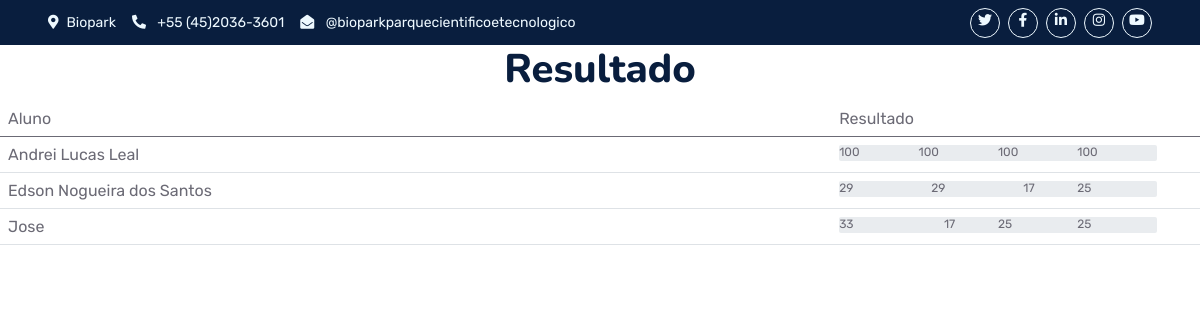
Before: /resultado/ (signed in) with the older database file.
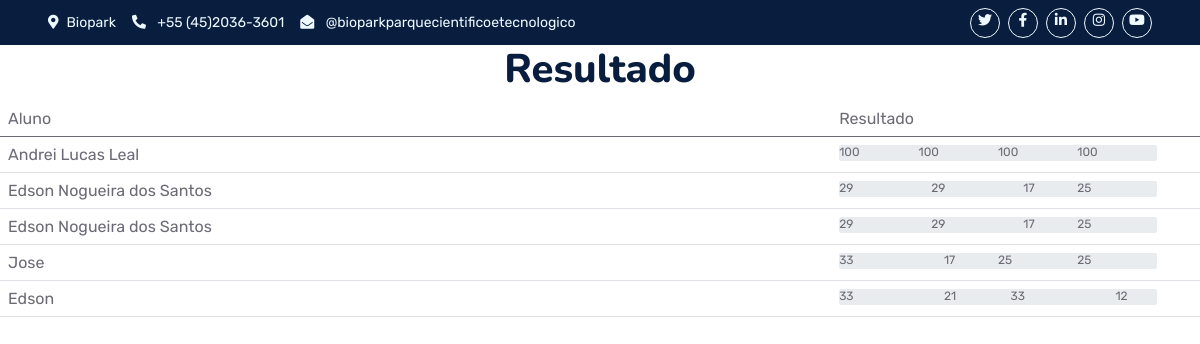
After: the same page with the newer database file.
### projeto5_website/models.py (models this page shows, shortened)
class Resultado(models.Model):
  aluno = models.ForeignKey(Aluno, on_delete=models.CASCADE)
  data_ini = models.DateTimeField()
  data_fim = models.DateTimeField()
  influencia = models.FloatField()
  dominancia = models.FloatField()
  cautela = models.FloatField()
  estabilidade = models.FloatField()
  resultado_final = models.CharField(max_length=50)

class Aluno(models.Model):
  nome = models.CharField(max_length=30)
  ra = models.IntegerField(unique=True, blank=False)
  email = models.EmailField(max_length=254, blank=False)

### projeto5_website/views.py (the view)
# urls.py: path('resultado/', views.resultado, name='resultado')
@login_required(login_url='/login/')
def resultado(request):
  if request.method == 'POST':
        busca = request.POST['buscaAluno']
        if not busca:
            alunos = Aluno.objects.all()
            return render(request, "projeto5_website/resultado.html",
                          {"resultados": Resultado.objects.filter(aluno__in=alunos),
                           "navbar_resultados": "active"})
        else:
            alunos = Aluno.objects.filter(nome__icontains=busca)
            return render(request, "projeto5_website/resultado.html",
                          {"resultados": Resultado.objects.filter(aluno__in=alunos),
                           "navbar_resultados": "active"})
  else:
      alunos = Aluno.objects.all()
  return render(request, "projeto5_website/resultado.html",
                {"resultados": Resultado.objects.filter(aluno__in=alunos),
                  "navbar_resultados" : "active"})

### projeto5/templates/projeto5_website/resultado.html (shortened to what this page needs)
{% extends "projeto5_website/base.html" %}
{% block content %}
<div id="div-teste">
  <h1 align="center">Resultado</h1>
</div>
  <table class="table" id="table" >
    <thead>
      <tr class="tabela">
        <td>Aluno</td>
        <td>Resultado</td>
      </tr>
    </thead>
    <tbody>
      {% for resultado in resultados %}
        <tr>
          <td >{{resultado.aluno.nome}}</td>
          <td>
            <div class="progress" style="max-width: 90%">
              <div title="Dominância"
                  style="width: {% widthratio resultado.dominancia 1 100 %}%">
                  {% widthratio resultado.dominancia 1 100 %}
              </div>
              <div title="Influencia"
                  style="width: {% widthratio resultado.influencia 1 100 %}%">
                  {% widthratio resultado.influencia 1 100 %}
              </div>
              <div title="Cautela"
                  style="width: {% widthratio resultado.cautela 1 100 %}%">
                  {% widthratio resultado.cautela 1 100 %}
              </div>
              <div title="Estabilidade"
                  style="width: {% widthratio resultado.estabilidade 1 100 %}%">
                  {% widthratio resultado.estabilidade 1 100 %}
              </div>
            </div>
          </td>
        </tr>
      {% endfor %}
      </tbody>
  </table>
{% endblock %}

### projeto5/templates/projeto5_website/base.html (shortened to what this page needs)
{% load static %}
<html>
  <head>
    <link href="https://cdnjs.cloudflare.com/ajax/libs/font-awesome/5.10.0/css/all.min.css" rel="stylesheet">
    <link href="https://cdn.jsdelivr.net/npm/bootstrap-icons@1.4.1/font/bootstrap-icons.css" rel="stylesheet">
    <link href={% static "lib/owlcarousel/assets/owl.carousel.min.css" %} rel="stylesheet">
    <link href={% static "lib/animate/animate.min.css" %} rel="stylesheet">
    <link href={% static "css/bootstrap.min.css" %} rel="stylesheet">
    <link href={% static "css/style.css" %} rel="stylesheet">
  </head>
<body>
    <div class="container-fluid bg-dark px-5 d-none d-lg-block">
        <div class="row gx-0">
            <div class="col-lg-8 text-center text-lg-start mb-2 mb-lg-0">
                <div class="d-inline-flex align-items-center" style="height: 45px;">
                    <small class="me-3 text-light"><i class="fa fa-map-marker-alt me-2"></i>Biopark</small>
                    <small class="me-3 text-light"><i class="fa fa-phone-alt me-2"></i> +55 (45)2036-3601 </small>
                    <small class="text-light"><i class="fa fa-envelope-open me-2"></i> @bioparkparquecientificoetecnologico </small>
                </div>
            </div>
            <div class="col-lg-4 text-center text-lg-end">
                <div class="d-inline-flex align-items-center" style="height: 45px;">
                    <a class="btn btn-sm btn-outline-light btn-sm-square rounded-circle me-2" href=""><i class="fab fa-twitter fw-normal"></i></a>
                    <a class="btn btn-sm btn-outline-light btn-sm-square rounded-circle me-2" href=""><i class="fab fa-facebook-f fw-normal"></i></a>
                    <a class="btn btn-sm btn-outline-light btn-sm-square rounded-circle me-2" href=""><i class="fab fa-linkedin-in fw-normal"></i></a>
                    <a class="btn btn-sm btn-outline-light btn-sm-square rounded-circle me-2" href=""><i class="fab fa-instagram fw-normal"></i></a>
                    <a class="btn btn-sm btn-outline-light btn-sm-square rounded-circle" href=""><i class="fab fa-youtube fw-normal"></i></a>
                </div>
            </div>
        </div>
    </div>
    {% block content %}
    {% endblock %}
</body>
</html>

### static/css/style.css (style rules this page uses)
:root { --primary: #06A3DA; --secondary: #34AD54; --light: #EEF9FF; --dark: #091E3E; }
h1, h2, .fw-bold { font-weight: 800 !important; }
.btn { font-family: 'Nunito', sans-serif; font-weight: 600; transition: .5s; }
.btn-sm-square { width: 30px; height: 30px; }
.btn-square, .btn-sm-square, .btn-lg-square { padding-left: 0; padding-right: 0; text-align: center; }

Changed rows visible on the page:
added Resultado: aluno.nome "Edson Nogueira dos Santos", dominancia "29", influencia "29", cautela "17", estabilidade "25"
added Resultado: aluno.nome "Edson", dominancia "33", influencia "21", cautela "33", estabilidade "12"
